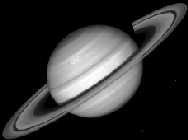
%> input picture First semester/Mathematical modelling/Lab3/x1.bmp, 188 x 140 px
$ octave Lab3.m   (GNU Octave 9; MATLAB toolbox functions it lacks are replaced by stand-ins)
%> lines starting %> are read from the running program, lines starting %| are printed output that depends on the picture
clear
%5 ???????
X = double(imread('x1.bmp')); %?????? ??????????
%> X: size 140x188 double; min 0, max 255, mean 50.5; mean of the top-left, top-right, bottom-left and bottom-right quarters 36, 58.7, 67, 40.1
Y = double(imread('y5.bmp')); %??????? ??????????
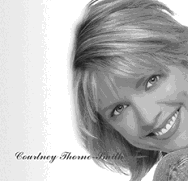
%> input picture First semester/Mathematical modelling/Lab3/y5.bmp, 188 x 181 px
%> Y: size 181x188 double; min 22, max 255, mean 183; mean of the top-left, top-right, bottom-left and bottom-right quarters 215.5, 146.9, 227.5, 142.2
x1 = MoorePenrosePseudoInversion(X, 1);
x2 = GrevillePseudoInversion(X);
V = rand(size(Y,1), size(X,1));
x1 = Y*x1;%???????? ?? ????????? ?????? ????
x2 = Y*x2;%?????????? ????????? ? ????????????? invXGrevil
figure;
subplot(4,1,1);
imshow(uint8(X));
title('INPUT');
subplot(4,1,2);
imshow(uint8(Y));
title('OUTPUT');
subplot(4,1,3);
imshow(uint8(x1*X)); % ???????????? ???????? ??????????
title('MoorePenrosePseudoInversion');
subplot(4,1,4);
imshow(uint8(x2*X));% ???????????? ???????? ??????????
title('GrevillePseudoInversion');

function n = norm(A)
    n = sum(sum(abs(A)));
end


function pInv = MoorePenrosePseudoInversion(A, delta)
%> called with delta = 1
    E = eye(size(A,1)); % ???????? ???????
    invA0 = transpose(A); % ??????????????
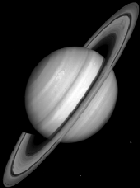
%> invA0: size 188x140 double; min 0, max 255, mean 50.5; mean of the top-left, top-right, bottom-left and bottom-right quarters 36, 67, 58.7, 40.1
    invA = transpose(A) * inv(A * transpose(A) + delta * E); % ???????????? ??????? ??????????? ??????????????? ???????
    eps = norm(invA-invA0); % ????????
%> in norm, `n = sum(sum(abs(A)));`: n = 1328103.2
%> eps = 1328103.2
    i = 1;
    while eps > 0.000001 % ???????????, ???? ?? ????????? ?????????? ??????????
    i = i + 1;
    invA0 = invA;
    delta = delta/2;
    invA = transpose(A) * inv(A * transpose(A) + delta * E);
    eps = norm(invA-invA0);
    end
%> this loop made 26 passes
%> (delta, n in norm, eps) on passes 1 to 12: (0.5, 3.69, 3.69), (0.25, 3.41, 3.41), (0.125, 2.61, 2.61), (0.0625, 1.7, 1.7), (0.0312, 0.984, 0.984), (0.0156, 0.532, 0.532), (0.00781, 0.277, 0.277), (0.00391, 0.142, 0.142), (0.00195, 0.0715, 0.0715), (0.000977, 0.0359, 0.0359), (0.000488, 0.018, 0.018), (0.000244, 0.00902, 0.00902)
%> (delta, eps) on passes 19 to 24: (1.91e-06, 7.06e-05), (9.54e-07, 3.53e-05), (4.77e-07, 1.76e-05), (2.38e-07, 8.82e-06), (1.19e-07, 4.41e-06), (5.96e-08, 2.21e-06)
pInv = invA;
end

function pInv = GrevillePseudoInversion(A)% ????? ???????

    a = A(1,:)';% ?????? ?????????????? ?????
%> a = 188 values from 0 to 0
    res = 0;
    if (a' == 0)
        res = a;
%> res = 188 values from 0 to 0
    else
        res = a/(a' * a);     %res - ??????? ?????????????? ???????
    end
    sz = size(A,1); %?????
%> sz = 140
    currentMatrix = a'; % ???????, ???????? ? ???????????? ????????? ??????
%> currentMatrix = 188 values from 0 to 0

    for i = 2:sz  % ?? ???? ??????
        a = A(i,:)'; % ????????? ?????????????? ?????
        Z = eye(size(res,1)) - res * currentMatrix;
        R = res * res'; % ?????????, ???????? ??? ???????????
        if(a' * Z * a > 0)
           res = [(res  - (Z * a * a' * res)/(a' * Z * a)),(Z * a)/(a' * Z * a)];
        else
            res = [(res  - (R * a * a' * res)/(1 + a' * R * a)),(R * a)/(1 + a' * R * a)];
        end % ??????????? ??????? ???????
        currentMatrix = [currentMatrix;a']; % ????????? ?????
    end
%> this loop made 139 passes
%> pass 1, in GrevillePseudoInversion, `Z = eye(size(res,1)) - res * currentMatrix;`:
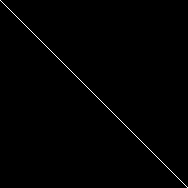
%> Z: size 188x188 double; values 0 (black) and 1 (white), 0.53% white in thin lines or dots
%> pass 2, in GrevillePseudoInversion, `Z = eye(size(res,1)) - res * currentMatrix;`:
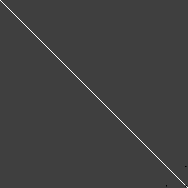
%> Z: size 188x188 double; min -0.333, max 1, mean 0.00524; drawn with min black and max white
%> `imshow(uint8(x1*X));`:
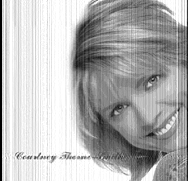
%> displayed picture: size 181x188, on the screen's scale of 0 to 255; min 0, max 255, mean 178.4

    pInv = res; %?????????? ?????????
end
